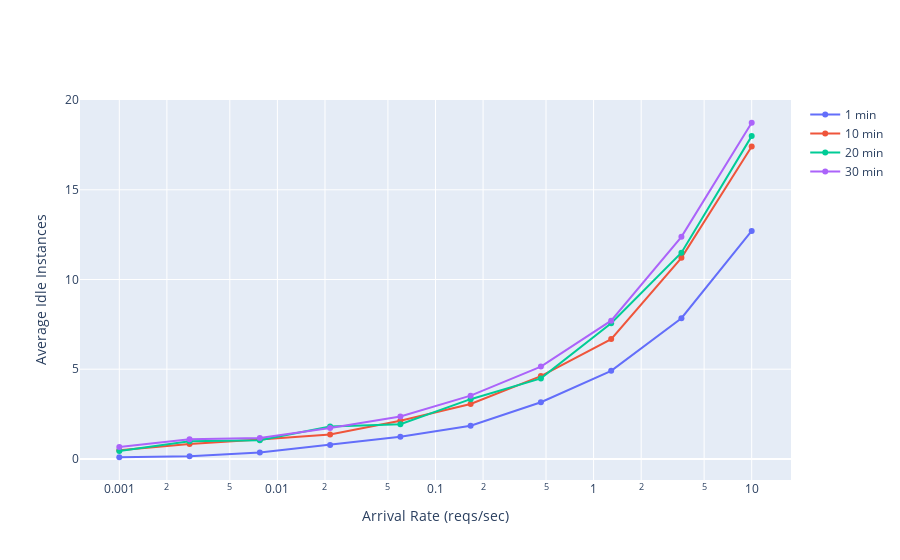

The notebook cell this image was saved under:
### Code cell
plot_fig_for_col('inst_idle_count_avg', 'Average Idle Instances')

### Figure 1 — Plotly figure (JSON) as saved in the notebook; plotly's stock layout.template omitted (floating-point values rounded to 4 significant figures)
{"data": [{"mode": "markers+lines", "name": "1 min", "type": "scatter", "x": [0.001, 0.002783, 0.007743, 0.02154, 0.05995, 0.1668, 0.4642, 1.292, 3.594, 10], "y": [0.09209, 0.1428, 0.3543, 0.7757, 1.237, 1.85, 3.159, 4.91, 7.841, 12.7]}, {"mode": "markers+lines", "name": "10 min", "type": "scatter", "x": [0.001, 0.002783, 0.007743, 0.02154, 0.05995, 0.1668, 0.4642, 1.292, 3.594, 10], "y": [0.4758, 0.8376, 1.082, 1.363, 2.125, 3.058, 4.616, 6.678, 11.21, 17.42]}, {"mode": "markers+lines", "name": "20 min", "type": "scatter", "x": [0.001, 0.002783, 0.007743, 0.02154, 0.05995, 0.1668, 0.4642, 1.292, 3.594, 10], "y": [0.4393, 0.9858, 1.039, 1.802, 1.928, 3.329, 4.488, 7.56, 11.49, 17.99]}, {"mode": "markers+lines", "name": "30 min", "type": "scatter", "x": [0.001, 0.002783, 0.007743, 0.02154, 0.05995, 0.1668, 0.4642, 1.292, 3.594, 10], "y": [0.6597, 1.101, 1.16, 1.726, 2.365, 3.524, 5.146, 7.706, 12.38, 18.74]}], "layout": {"xaxis": {"title": {"text": "Arrival Rate (reqs/sec)"}, "type": "log"}, "yaxis": {"title": {"text": "Average Idle Instances"}}}}
